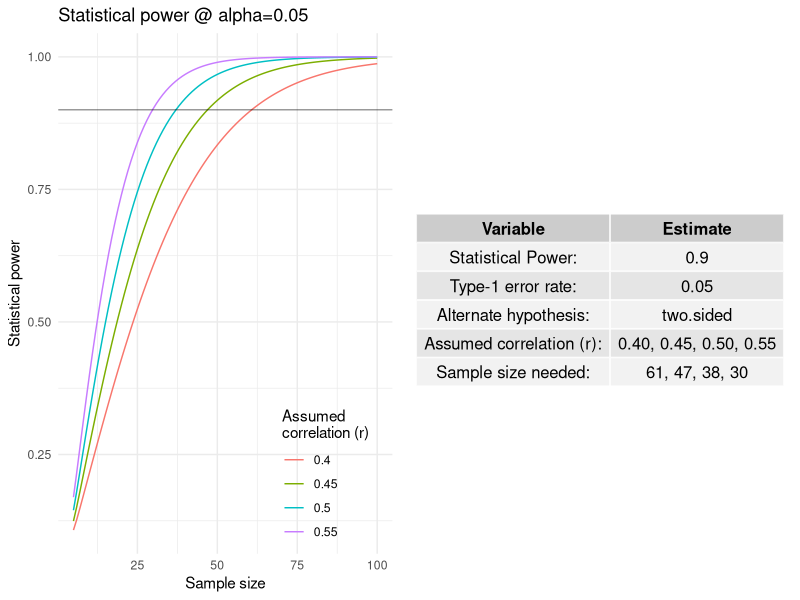

Write R code to recreate this figure.
library("tidyverse")
library("gridExtra")
library("pwr")

#### Definitions ####

rs = c(.4, .45, .5, .55) # assumed correlation coefficients
alpha = .05 # The tests type-1 error rate
power = .90 # statistical power needed
alternative = "two.sided" # alternate hypothesis: two.sided or less or greater

n = seq(5,100) # the range of sample sizes to calculate and plot

#### Sample size and Power calculations ####

sample_size_needed = c()
for (r in rs) { 
  sample_size_needed = c(sample_size_needed, 
                       pwr.r.test(n = NULL, r = r, sig.level = alpha, 
                                  power = power, alternative = alternative)$n %>% 
                         ceiling()) 
  }

statistical_power = expand.grid(n=n, r=rs) %>% 
  mutate(power=pwr.r.test(n = n, r = r, sig.level = alpha, 
                          power = NULL, alternative = alternative)$power) %>%
  mutate(r=factor(r)) %>% as_tibble()

#### Create plot ####

p1=statistical_power %>% ggplot(aes(x=n, group=r), linewidth=.7) +
  geom_line(aes(y=power, color=r)) +
  theme_minimal() + xlab("Sample size") + ylab("Statistical power") +
  geom_abline(intercept=power, slope=0, linewidth=.2) +
  labs(color="Assumed\ncorrelation (r)") +
  theme(legend.position = c(0.80, 0.15)) +
  ggtitle(paste0("Statistical power @ alpha=", alpha))


#### Create summary table ####

summary = tribble(~Variable, ~Estimate,
                  "Statistical Power:", power %>% format(digits=2),
                  "Type-1 error rate:", alpha %>% format(digits=2),
                  "Alternate hypothesis:", alternative,
                  "Assumed correlation (r):", paste(rs %>% format(digits=2), collapse=", "),
                  "Sample size needed:", paste(sample_size_needed %>% format(digits=2), collapse=", "))

p2 = tableGrob(summary, rows=NULL)

#### Print results ####

grid.arrange(arrangeGrob(p1, p2, ncol=2))
